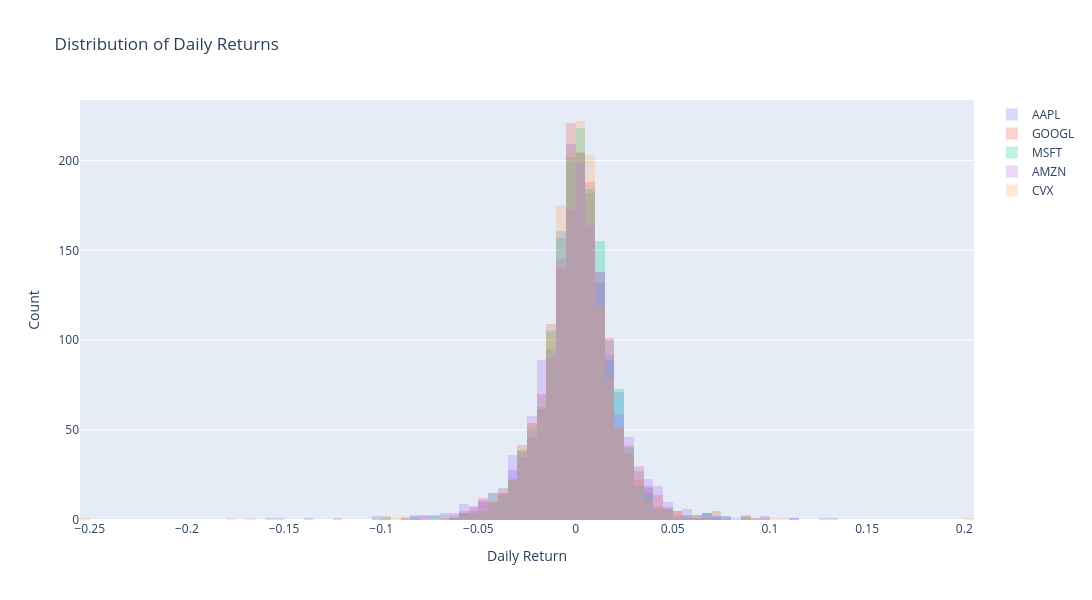

Notebook code cell kept with this figure:
### Code cell
# Visualize the returns distribution using Plotly
fig = go.Figure()
for stock in stocks:
    fig.add_trace(go.Histogram(x=returns[stock].dropna(), name=stock, opacity=0.25, nbinsx=100))
fig.update_layout(title='Distribution of Daily Returns',
                  xaxis_title='Daily Return',
                  yaxis_title='Count',
                  barmode='overlay',
                  width=1200,      # Set your desired figure width here
                  height=600       # Set your desired figure height here
                  )
fig.show()

### Figure 1 — Plotly figure (JSON) as saved in the notebook; plotly's stock layout.template omitted (floating-point values rounded to 4 significant figures; data arrays with more than 128 entries replaced by an {"elided": "..."} marker saying what was removed)
{"data": [{"name": "AAPL", "nbinsx": 100, "opacity": 0.25, "type": "histogram", "x": {"elided": "1508 float values"}}, {"name": "GOOGL", "nbinsx": 100, "opacity": 0.25, "type": "histogram", "x": {"elided": "1508 float values"}}, {"name": "MSFT", "nbinsx": 100, "opacity": 0.25, "type": "histogram", "x": {"elided": "1508 float values"}}, {"name": "AMZN", "nbinsx": 100, "opacity": 0.25, "type": "histogram", "x": {"elided": "1508 float values"}}, {"name": "CVX", "nbinsx": 100, "opacity": 0.25, "type": "histogram", "x": {"elided": "1508 float values"}}], "layout": {"barmode": "overlay", "height": 600, "title": {"text": "Distribution of Daily Returns"}, "width": 1200, "xaxis": {"title": {"text": "Daily Return"}}, "yaxis": {"title": {"text": "Count"}}}}
